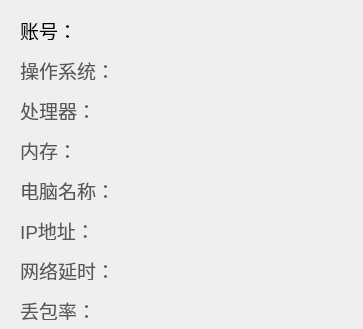
         <widget class="QWidget" name="PageSystem">
          <widget class="QLabel" name="LabelSystemTInfo">
           <property name="geometry">
            <rect>
             <x>20</x>
             <y>20</y>
             <width>334</width>
             <height>20</height>
            </rect>
           </property>
           <property name="font">
            <font>
             <pointsize>14</pointsize>
             <weight>50</weight>
             <bold>false</bold>
            </font>
           </property>
           <property name="text">
            <string>账号：</string>
           </property>
          </widget>
          <widget class="QLabel" name="LabelSystemOSystem">
           <property name="geometry">
            <rect>
             <x>20</x>
             <y>60</y>
             <width>334</width>
             <height>20</height>
            </rect>
           </property>
           <property name="font">
            <font>
             <pointsize>14</pointsize>
             <weight>50</weight>
             <bold>false</bold>
            </font>
           </property>
           <property name="styleSheet">
            <string notr="true">color: rgb(88, 88, 88);</string>
           </property>
           <property name="text">
            <string>操作系统：</string>
           </property>
          </widget>
          <widget class="QLabel" name="LabelSystemDispose">
           <property name="geometry">
            <rect>
             <x>20</x>
             <y>100</y>
             <width>334</width>
             <height>20</height>
            </rect>
           </property>
           <property name="font">
            <font>
             <pointsize>14</pointsize>
             <weight>50</weight>
             <bold>false</bold>
            </font>
           </property>
           <property name="styleSheet">
            <string notr="true">color: rgb(88, 88, 88);</string>
           </property>
           <property name="text">
            <string>处理器：</string>
           </property>
          </widget>
          <widget class="QLabel" name="LabelSystemMemory">
           <property name="geometry">
            <rect>
             <x>20</x>
             <y>140</y>
             <width>334</width>
             <height>20</height>
            </rect>
           </property>
           <property name="font">
            <font>
             <pointsize>14</pointsize>
             <weight>50</weight>
             <bold>false</bold>
            </font>
           </property>
           <property name="styleSheet">
            <string notr="true">color: rgb(88, 88, 88);</string>
           </property>
           <property name="text">
            <string>内存：</string>
           </property>
          </widget>
          <widget class="QLabel" name="LabelSystemCName">
           <property name="geometry">
            <rect>
             <x>20</x>
             <y>180</y>
             <width>334</width>
             <height>20</height>
            </rect>
           </property>
           <property name="font">
            <font>
             <pointsize>14</pointsize>
             <weight>50</weight>
             <bold>false</bold>
            </font>
           </property>
           <property name="styleSheet">
            <string notr="true">color: rgb(88, 88, 88);</string>
           </property>
           <property name="text">
            <string>电脑名称：</string>
           </property>
          </widget>
          <widget class="QLabel" name="LabelSystemLIP">
           <property name="geometry">
            <rect>
             <x>20</x>
             <y>220</y>
             <width>334</width>
             <height>20</height>
            </rect>
           </property>
           <property name="font">
            <font>
             <pointsize>14</pointsize>
             <weight>50</weight>
             <bold>false</bold>
            </font>
           </property>
           <property name="styleSheet">
            <string notr="true">color: rgb(88, 88, 88);</string>
           </property>
           <property name="text">
            <string>IP地址：</string>
           </property>
          </widget>
          <widget class="QLabel" name="LabelSystemDelay">
           <property name="geometry">
            <rect>
             <x>20</x>
             <y>260</y>
             <width>334</width>
             <height>20</height>
            </rect>
           </property>
           <property name="font">
            <font>
             <pointsize>14</pointsize>
             <weight>50</weight>
             <bold>false</bold>
            </font>
           </property>
           <property name="styleSheet">
            <string notr="true">color: rgb(88, 88, 88);</string>
           </property>
           <property name="text">
            <string>网络延时：</string>
           </property>
          </widget>
          <widget class="QLabel" name="LabelSystemLoss">
           <property name="geometry">
            <rect>
             <x>20</x>
             <y>300</y>
             <width>334</width>
             <height>20</height>
            </rect>
           </property>
           <property name="font">
            <font>
             <pointsize>14</pointsize>
             <weight>50</weight>
             <bold>false</bold>
            </font>
           </property>
           <property name="styleSheet">
            <string notr="true">color: rgb(88, 88, 88);</string>
           </property>
           <property name="text">
            <string>丢包率：</string>
           </property>
          </widget>
         </widget>
